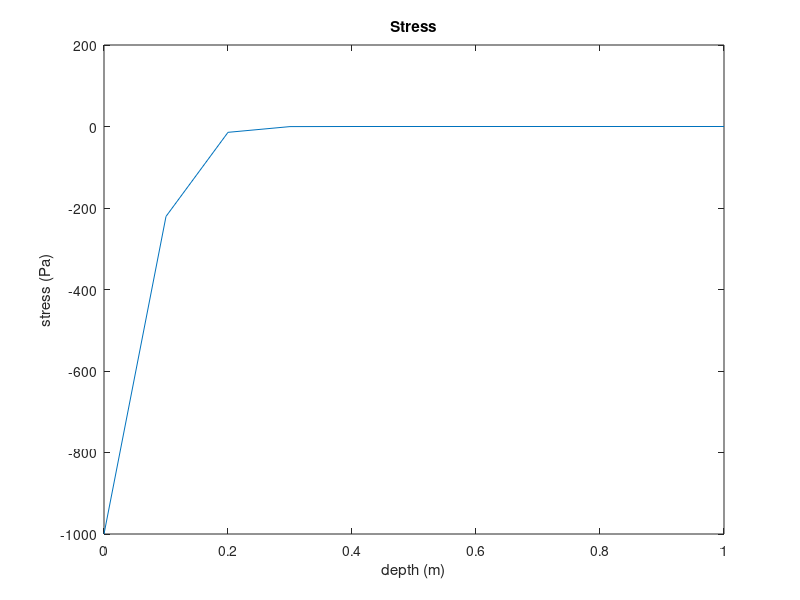
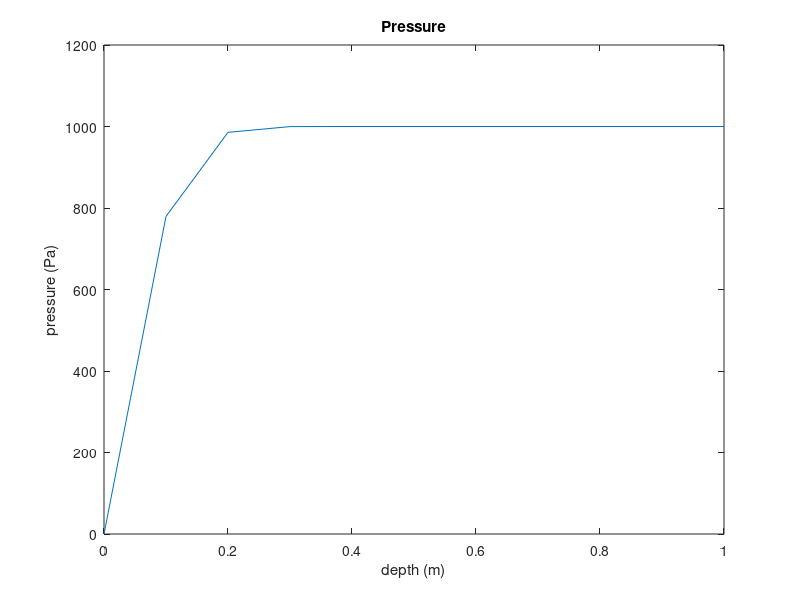
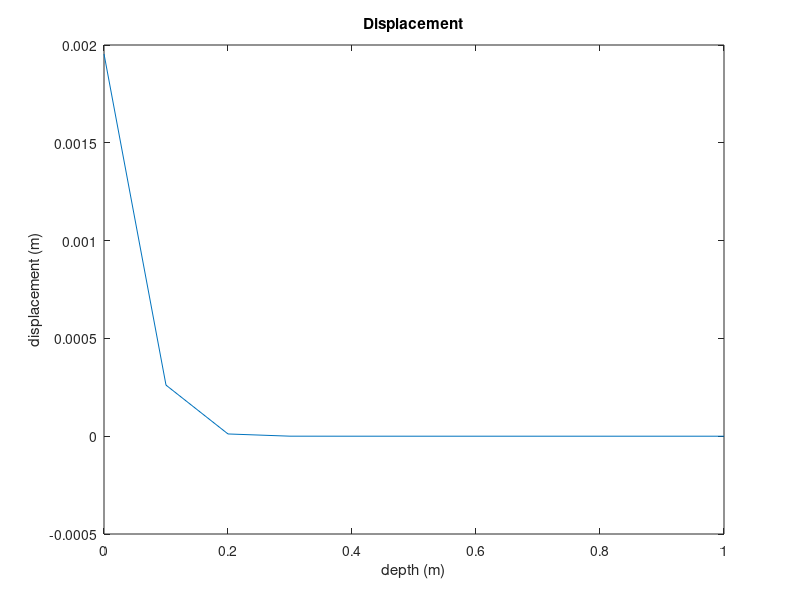

These charts were generated, in order, by the following MATLAB code:
clearvars
clear
clc

L = 1;
h = 0.1;
x = (0:h:L);
xd = x./L;

p0 = 1e3;

E = 3e4;
nu = 0.2;
mu = E/(2*(1+nu));
lambda = E*nu/((1+nu)*(1-2*nu));
eta = 1e-3; % fluid viscosity
k = 1e-10; % permeability

dt = h;
tend = 1;

aux1 = 0;
aux2 = 0;

N = 100;

td = (lambda + 2*mu)*k * tend / (eta * L^2);

for n = 0:N
    M = pi()*(2*n+1)/2;
    aux1 = aux1 + 2* cos(M*xd)* exp(-M^2 * td)/M^2;
    aux2 = aux2 + 2* sin(M*xd)* exp(-M^2 * td)/M;
end

% displacement
ud = 1 - xd - aux1;
u = ud*p0*L/(lambda + 2*mu);

% stress
sigmad = -1 + aux2;
sigma = sigmad*p0;

% pressure
pd = aux2;
p = pd*p0;


plot(xd,sigma);
hold on
xlabel('depth (m)')
ylabel('stress (Pa)')
title('Stress')
hold off
figure
plot(xd,p);
hold on
xlabel('depth (m)')
ylabel('pressure (Pa)')
title('Pressure')
hold off
figure
plot(xd,u);
hold on
xlabel('depth (m)')
ylabel('displacement (m)')
title('Displacement')
hold off